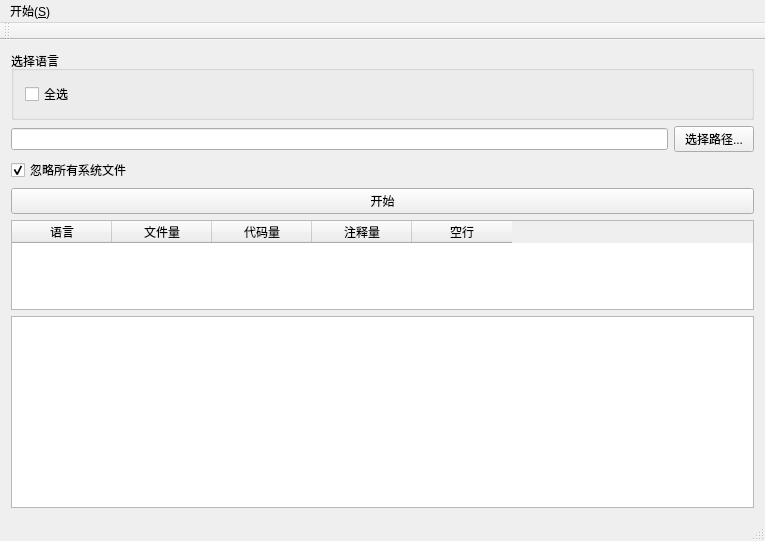
<?xml version="1.0" encoding="UTF-8"?>
<ui version="4.0">
 <class>QtGuiApplication1Class</class>
 <widget class="QMainWindow" name="QtGuiApplication1Class">
  <property name="geometry">
   <rect>
    <x>0</x>
    <y>0</y>
    <width>765</width>
    <height>541</height>
   </rect>
  </property>
  <property name="windowTitle">
   <string>QtGuiApplication1</string>
  </property>
  <widget class="QWidget" name="centralWidget">
   <layout class="QGridLayout" name="gridLayout">
    <item row="1" column="0">
     <layout class="QHBoxLayout" name="pathSelectLayout">
      <item>
       <widget class="QLineEdit" name="selectPathLine">
        <property name="readOnly">
         <bool>true</bool>
        </property>
       </widget>
      </item>
      <item>
       <widget class="QPushButton" name="selectPathBtn">
        <property name="text">
         <string>选择路径...</string>
        </property>
       </widget>
      </item>
     </layout>
    </item>
    <item row="0" column="0">
     <widget class="QGroupBox" name="groupBox">
      <property name="title">
       <string>选择语言</string>
      </property>
      <layout class="QGridLayout" name="gridLayout_2">
       <item row="0" column="0">
        <layout class="QHBoxLayout" name="langSelectLayout">
         <item>
          <widget class="QCheckBox" name="selectAllCkBox">
           <property name="text">
            <string>全选</string>
           </property>
          </widget>
         </item>
        </layout>
       </item>
      </layout>
     </widget>
    </item>
    <item row="2" column="0">
     <layout class="QGridLayout" name="startLayout">
      <item row="1" column="0">
       <widget class="QPushButton" name="startBtn">
        <property name="text">
         <string>开始</string>
        </property>
       </widget>
      </item>
      <item row="0" column="0">
       <widget class="QCheckBox" name="ignoreSysCkBox">
        <property name="text">
         <string>忽略所有系统文件</string>
        </property>
        <property name="checked">
         <bool>true</bool>
        </property>
       </widget>
      </item>
     </layout>
    </item>
    <item row="3" column="0">
     <layout class="QVBoxLayout" name="verticalLayout">
      <item>
       <widget class="QTableWidget" name="resultTable">
        <property name="sizePolicy">
         <sizepolicy hsizetype="Expanding" vsizetype="Expanding">
          <horstretch>0</horstretch>
          <verstretch>1</verstretch>
         </sizepolicy>
        </property>
        <property name="editTriggers">
         <set>QAbstractItemView::NoEditTriggers</set>
        </property>
        <column>
         <property name="text">
          <string>语言</string>
         </property>
        </column>
        <column>
         <property name="text">
          <string>文件量</string>
         </property>
        </column>
        <column>
         <property name="text">
          <string>代码量</string>
         </property>
        </column>
        <column>
         <property name="text">
          <string>注释量</string>
         </property>
        </column>
        <column>
         <property name="text">
          <string>空行</string>
         </property>
        </column>
       </widget>
      </item>
      <item>
       <widget class="QTextEdit" name="logTextArea">
        <property name="sizePolicy">
         <sizepolicy hsizetype="Expanding" vsizetype="Expanding">
          <horstretch>0</horstretch>
          <verstretch>0</verstretch>
         </sizepolicy>
        </property>
        <property name="readOnly">
         <bool>true</bool>
        </property>
       </widget>
      </item>
     </layout>
    </item>
   </layout>
  </widget>
  <widget class="QMenuBar" name="menuBar">
   <property name="geometry">
    <rect>
     <x>0</x>
     <y>0</y>
     <width>765</width>
     <height>20</height>
    </rect>
   </property>
   <widget class="QMenu" name="menu_S">
    <property name="title">
     <string>开始(&amp;S)</string>
    </property>
    <addaction name="selectPathAction"/>
    <addaction name="separator"/>
    <addaction name="exitAction"/>
   </widget>
   <addaction name="menu_S"/>
  </widget>
  <widget class="QToolBar" name="mainToolBar">
   <attribute name="toolBarArea">
    <enum>TopToolBarArea</enum>
   </attribute>
   <attribute name="toolBarBreak">
    <bool>false</bool>
   </attribute>
  </widget>
  <widget class="QStatusBar" name="statusBar"/>
  <action name="selectPathAction">
   <property name="text">
    <string>选择路径(&amp;S)</string>
   </property>
  </action>
  <action name="exitAction">
   <property name="text">
    <string>退出(&amp;E)</string>
   </property>
  </action>
 </widget>
 <layoutdefault spacing="6" margin="11"/>
 <resources>
  <include location="qtguiapplication1.qrc"/>
 </resources>
 <connections/>
</ui>
